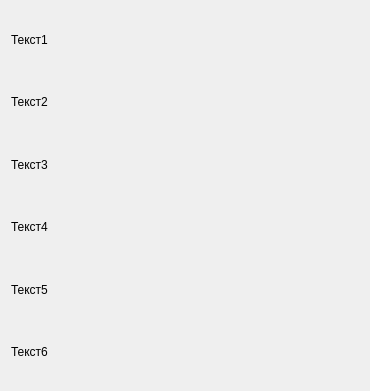
<?xml version="1.0" encoding="UTF-8"?>
<ui version="4.0">
 <class>ChildForm</class>
 <widget class="QWidget" name="ChildForm">
  <property name="geometry">
   <rect>
    <x>0</x>
    <y>0</y>
    <width>370</width>
    <height>391</height>
   </rect>
  </property>
  <property name="minimumSize">
   <size>
    <width>200</width>
    <height>200</height>
   </size>
  </property>
  <property name="windowTitle">
   <string>Form</string>
  </property>
  <layout class="QVBoxLayout" name="verticalLayout_2">
   <item>
    <layout class="QVBoxLayout" name="verticalLayout">
     <item>
      <widget class="QLabel" name="label1">
       <property name="text">
        <string>Текст1</string>
       </property>
      </widget>
     </item>
     <item>
      <widget class="QLabel" name="label2">
       <property name="text">
        <string>Текст2</string>
       </property>
      </widget>
     </item>
     <item>
      <widget class="QLabel" name="label3">
       <property name="text">
        <string>Текст3</string>
       </property>
      </widget>
     </item>
     <item>
      <widget class="QLabel" name="label4">
       <property name="text">
        <string>Текст4</string>
       </property>
      </widget>
     </item>
     <item>
      <widget class="QLabel" name="label5">
       <property name="text">
        <string>Текст5</string>
       </property>
      </widget>
     </item>
     <item>
      <widget class="QLabel" name="label6">
       <property name="text">
        <string>Текст6</string>
       </property>
      </widget>
     </item>
    </layout>
   </item>
  </layout>
 </widget>
 <resources>
  <include location="QtWidgetsApplication1.qrc"/>
 </resources>
 <connections/>
</ui>
